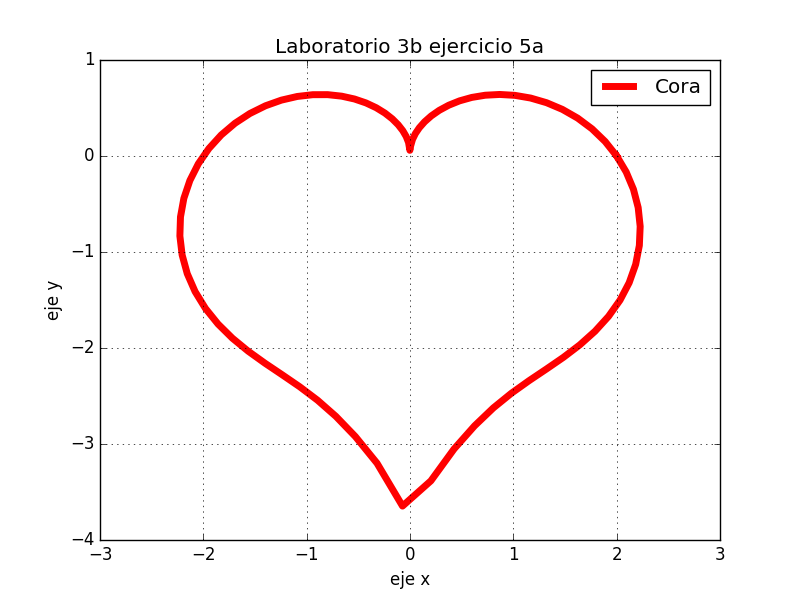

Here is the Python script that generated this plot:
#Karla Ivonne Serrano Arevalo
#Ejerercicio 5.a
#Diciembre 2016

import matplotlib.pyplot as plt 
import numpy as np
import math

t=np.linspace(0,2*math.pi,80)
r=2-2*np.sin(t)+np.sin(t)*(np.sqrt(np.absolute(np.cos(t))))/(np.sin(t)+1.4)
x=r*np.cos(t)
y=r*np.sin(t)
plt.plot(x,y,linewidth=5, color='r',label='Cora')
plt.legend()
plt.title('Laboratorio 3b ejercicio 5a')
plt.xlabel('eje x')
plt.ylabel('eje y')
plt.grid(True)
plt.show()
